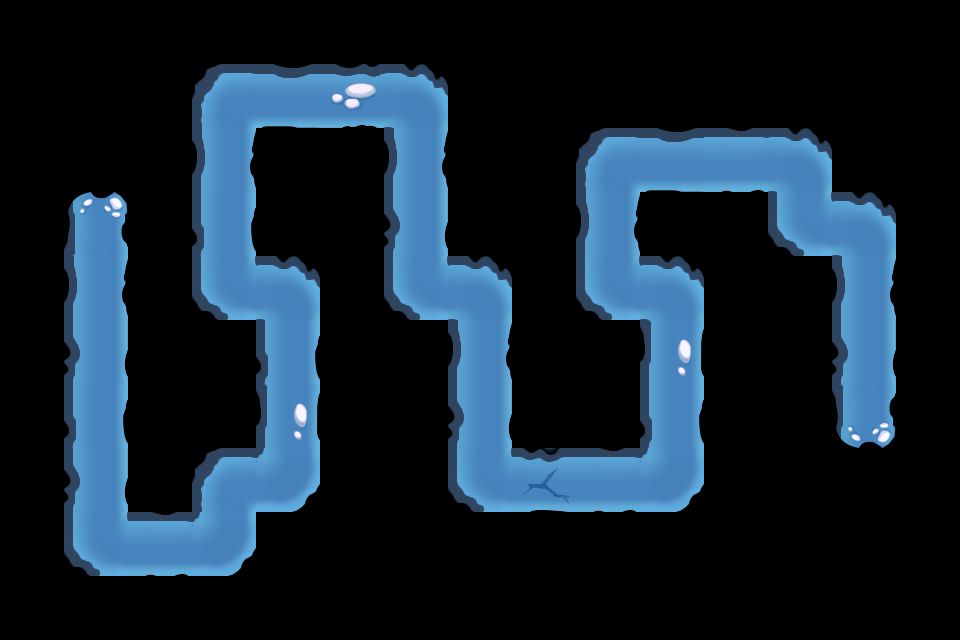

Rendered tile map (Tiled .tmx) drawn with the repository's tilesets; below, a short description and the map source with its tile grids summarised:
An orthogonal 15x10 tile map with 64x64 px tiles, 1 tile layer (Map_Road_Snowfield) and 55 objects.

<map version="1.0" orientation="orthogonal" width="15" height="10" tilewidth="64" tileheight="64">
 <tileset firstgid="1" name="Map_Road_Snowfield" tilewidth="64" tileheight="64">
  <image source="Map_Road_Snowfield.png" width="320" height="256" />
 </tileset>
 <layer name="Map_Road_Snowfield" width="15" height="10">
  <data>[150 cells, 44 non-empty, 14 distinct tile ids]</data>
 </layer>
 <objectgroup color="#55ff00" name="path" width="15" height="10">
  <object x="97" y="226" />
  <object x="96" y="543" />
  <object x="228" y="543" />
  <object x="227" y="484" />
  <object x="289" y="480" />
  <object x="291" y="289" />
  <object x="223" y="288" />
  <object x="227" y="96" />
  <object x="418" y="97" />
  <object x="417" y="288" />
  <object x="484" y="290" />
  <object x="484" y="482" />
  <object x="675" y="480" />
  <object x="676" y="291" />
  <object x="610" y="292" />
  <object x="610" y="162" />
  <object x="801" y="163" />
  <object x="803" y="226" />
  <object x="866" y="226" />
  <object x="866" y="415" />
 </objectgroup>
 <objectgroup color="#000000" name="blocked" width="15" height="10">
  <object x="864" y="479" />
  <object x="931" y="480" />
  <object x="932" y="545" />
  <object x="866" y="545" />
 </objectgroup>
 <objectgroup color="#00ffff" name="tower" width="15" height="10">
  <properties>
   <property name="id" value="41001" />
   <property name="sizeH" value="2" />
   <property name="sizeW" value="2" />
  </properties>
  <object x="161" y="350" />
 </objectgroup>
 <objectgroup color="#ff0000" name="teemo" width="15" height="10">
  <properties>
   <property name="id" value="1" />
   <property name="sizeH" value="2" />
   <property name="sizeW" value="2" />
  </properties>
  <object x="864" y="480" />
 </objectgroup>
 <objectgroup color="#aa00ff" name="random" width="15" height="10">
  <properties>
   <property name="sizeH" value="2" />
   <property name="sizeW" value="2" />
  </properties>
  <object x="546" y="353" />
 </objectgroup>
 <objectgroup color="#ffffff" name="item" width="15" height="10">
  <properties>
   <property name="id" value="20013" />
   <property name="sizeH" value="1" />
   <property name="sizeW" value="1" />
  </properties>
  <object x="32" y="545" />
 </objectgroup>
 <objectgroup color="#ffffff" name="item" width="15" height="10">
  <properties>
   <property name="id" value="20014" />
   <property name="sizeH" value="1" />
   <property name="sizeW" value="1" />
  </properties>
  <object x="33" y="353" />
  <object x="162" y="98" />
  <object x="546" y="545" />
 </objectgroup>
 <objectgroup color="#ffffff" name="item" width="15" height="10">
  <properties>
   <property name="id" value="20015" />
   <property name="sizeH" value="1" />
   <property name="sizeW" value="1" />
  </properties>
  <object x="34" y="224" />
  <object x="162" y="289" />
  <object x="288" y="545" />
  <object x="484" y="96" />
  <object x="676" y="98" />
  <object x="675" y="224" />
  <object x="932" y="228" />
 </objectgroup>
 <objectgroup color="#00aaff" name="item" width="15" height="10">
  <properties>
   <property name="id" value="20016" />
   <property name="sizeH" value="1" />
   <property name="sizeW" value="2" />
  </properties>
  <object x="353" y="352" />
  <object x="354" y="544" />
  <object x="738" y="97" />
  <object x="739" y="418" />
 </objectgroup>
 <objectgroup color="#00aaff" name="item" width="15" height="10">
  <properties>
   <property name="id" value="20017" />
   <property name="sizeH" value="1" />
   <property name="sizeW" value="2" />
  </properties>
  <object x="608" y="545" />
  <object x="546" y="96" />
 </objectgroup>
 <objectgroup color="#0055ff" name="item" width="15" height="10">
  <properties>
   <property name="id" value="20018" />
   <property name="sizeH" value="2" />
   <property name="sizeW" value="1" />
  </properties>
  <object x="33" y="287" />
  <object x="32" y="416" />
  <object x="161" y="162" />
  <object x="930" y="352" />
 </objectgroup>
 <objectgroup color="#ffaa00" name="item" width="15" height="10">
  <properties>
   <property name="id" value="20019" />
   <property name="sizeH" value="2" />
   <property name="sizeW" value="2" />
  </properties>
  <object x="867" y="96" />
  <object x="354" y="417" />
 </objectgroup>
 <objectgroup color="#ffaa00" name="item" width="15" height="10">
  <properties>
   <property name="id" value="20020" />
   <property name="sizeH" value="2" />
   <property name="sizeW" value="2" />
  </properties>
  <object x="738" y="290" />
  <object x="290" y="161" />
 </objectgroup>
 <objectgroup color="#ffaa00" name="item" width="15" height="10">
  <properties>
   <property name="id" value="20021" />
   <property name="sizeH" value="2" />
   <property name="sizeW" value="2" />
  </properties>
  <object x="737" y="481" />
  <object x="483" y="159" />
 </objectgroup>
 <objectgroup color="#ff00ff" name="item" width="15" height="10">
  <properties>
   <property name="id" value="20022" />
   <property name="sizeH" value="2" />
   <property name="sizeW" value="2" />
  </properties>
  <object x="33" y="96" />
 </objectgroup>
</map>
